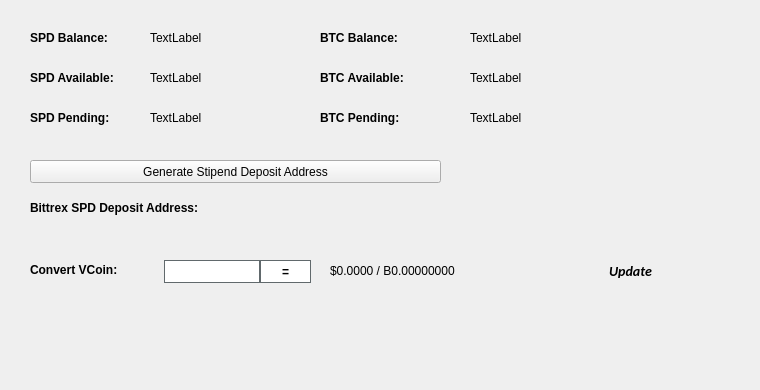
   <widget class="QWidget" name="BalanceTab">
    <attribute name="title">
     <string>Balance</string>
    </attribute>
    <widget class="QLabel" name="BitcoinBalanceLabel">
     <property name="geometry">
      <rect>
       <x>470</x>
       <y>30</y>
       <width>150</width>
       <height>16</height>
      </rect>
     </property>
     <property name="text">
      <string>TextLabel</string>
     </property>
    </widget>
    <widget class="QLabel" name="SPDBalanceLabel">
     <property name="geometry">
      <rect>
       <x>150</x>
       <y>30</y>
       <width>150</width>
       <height>16</height>
      </rect>
     </property>
     <property name="text">
      <string>TextLabel</string>
     </property>
    </widget>
    <widget class="QLabel" name="label_11">
     <property name="geometry">
      <rect>
       <x>30</x>
       <y>30</y>
       <width>101</width>
       <height>16</height>
      </rect>
     </property>
     <property name="font">
      <font>
       <weight>75</weight>
       <bold>true</bold>
      </font>
     </property>
     <property name="text">
      <string>SPD Balance:</string>
     </property>
    </widget>
    <widget class="QLabel" name="label_12">
     <property name="geometry">
      <rect>
       <x>320</x>
       <y>30</y>
       <width>101</width>
       <height>16</height>
      </rect>
     </property>
     <property name="font">
      <font>
       <weight>75</weight>
       <bold>true</bold>
      </font>
     </property>
     <property name="text">
      <string>BTC Balance:</string>
     </property>
    </widget>
    <widget class="QLabel" name="SPDAvailableLabel_2">
     <property name="geometry">
      <rect>
       <x>150</x>
       <y>70</y>
       <width>150</width>
       <height>16</height>
      </rect>
     </property>
     <property name="text">
      <string>TextLabel</string>
     </property>
    </widget>
    <widget class="QLabel" name="label_13">
     <property name="geometry">
      <rect>
       <x>30</x>
       <y>70</y>
       <width>111</width>
       <height>16</height>
      </rect>
     </property>
     <property name="font">
      <font>
       <weight>75</weight>
       <bold>true</bold>
      </font>
     </property>
     <property name="text">
      <string>SPD Available:</string>
     </property>
    </widget>
    <widget class="QLabel" name="label_14">
     <property name="geometry">
      <rect>
       <x>30</x>
       <y>110</y>
       <width>101</width>
       <height>16</height>
      </rect>
     </property>
     <property name="font">
      <font>
       <weight>75</weight>
       <bold>true</bold>
      </font>
     </property>
     <property name="text">
      <string>SPD Pending:</string>
     </property>
    </widget>
    <widget class="QLabel" name="SPDPendingLabel">
     <property name="geometry">
      <rect>
       <x>150</x>
       <y>110</y>
       <width>150</width>
       <height>16</height>
      </rect>
     </property>
     <property name="text">
      <string>TextLabel</string>
     </property>
    </widget>
    <widget class="QLabel" name="label_15">
     <property name="geometry">
      <rect>
       <x>320</x>
       <y>70</y>
       <width>111</width>
       <height>16</height>
      </rect>
     </property>
     <property name="font">
      <font>
       <weight>75</weight>
       <bold>true</bold>
      </font>
     </property>
     <property name="text">
      <string>BTC Available:</string>
     </property>
    </widget>
    <widget class="QLabel" name="BitcoinAvailableLabel">
     <property name="geometry">
      <rect>
       <x>470</x>
       <y>70</y>
       <width>150</width>
       <height>16</height>
      </rect>
     </property>
     <property name="text">
      <string>TextLabel</string>
     </property>
    </widget>
    <widget class="QLabel" name="label_31">
     <property name="geometry">
      <rect>
       <x>320</x>
       <y>110</y>
       <width>111</width>
       <height>16</height>
      </rect>
     </property>
     <property name="font">
      <font>
       <weight>75</weight>
       <bold>true</bold>
      </font>
     </property>
     <property name="text">
      <string>BTC Pending:</string>
     </property>
    </widget>
    <widget class="QLabel" name="BitcoinPendingLabel">
     <property name="geometry">
      <rect>
       <x>470</x>
       <y>110</y>
       <width>150</width>
       <height>16</height>
      </rect>
     </property>
     <property name="text">
      <string>TextLabel</string>
     </property>
    </widget>
    <widget class="QLabel" name="label_33">
     <property name="geometry">
      <rect>
       <x>30</x>
       <y>200</y>
       <width>221</width>
       <height>16</height>
      </rect>
     </property>
     <property name="font">
      <font>
       <weight>75</weight>
       <bold>true</bold>
      </font>
     </property>
     <property name="text">
      <string>Bittrex SPD Deposit Address:</string>
     </property>
    </widget>
    <widget class="QPushButton" name="GenDepositBTN">
     <property name="geometry">
      <rect>
       <x>30</x>
       <y>160</y>
       <width>411</width>
       <height>23</height>
      </rect>
     </property>
     <property name="text">
      <string>Generate Stipend Deposit Address</string>
     </property>
     <property name="icon">
      <iconset resource="../stipend.qrc">
       <normaloff>:/icons/bitcoin</normaloff>:/icons/bitcoin</iconset>
     </property>
    </widget>
    <widget class="QLabel" name="DepositAddressLabel">
     <property name="geometry">
      <rect>
       <x>200</x>
       <y>200</y>
       <width>261</width>
       <height>16</height>
      </rect>
     </property>
     <property name="palette">
      <palette>
       <active>
        <colorrole role="WindowText">
         <brush brushstyle="SolidPattern">
          <color alpha="255">
           <red>0</red>
           <green>0</green>
           <blue>0</blue>
          </color>
         </brush>
        </colorrole>
        <colorrole role="Text">
         <brush brushstyle="SolidPattern">
          <color alpha="255">
           <red>0</red>
           <green>0</green>
           <blue>255</blue>
          </color>
         </brush>
        </colorrole>
       </active>
       <inactive>
        <colorrole role="WindowText">
         <brush brushstyle="SolidPattern">
          <color alpha="255">
           <red>0</red>
           <green>0</green>
           <blue>0</blue>
          </color>
         </brush>
        </colorrole>
        <colorrole role="Text">
         <brush brushstyle="SolidPattern">
          <color alpha="255">
           <red>0</red>
           <green>0</green>
           <blue>255</blue>
          </color>
         </brush>
        </colorrole>
       </inactive>
       <disabled>
        <colorrole role="WindowText">
         <brush brushstyle="SolidPattern">
          <color alpha="255">
           <red>120</red>
           <green>120</green>
           <blue>120</blue>
          </color>
         </brush>
        </colorrole>
        <colorrole role="Text">
         <brush brushstyle="SolidPattern">
          <color alpha="255">
           <red>120</red>
           <green>120</green>
           <blue>120</blue>
          </color>
         </brush>
        </colorrole>
       </disabled>
      </palette>
     </property>
     <property name="font">
      <font>
       <weight>75</weight>
       <bold>true</bold>
      </font>
     </property>
     <property name="text">
      <string/>
     </property>
     <property name="alignment">
      <set>Qt::AlignRight|Qt::AlignTrailing|Qt::AlignVCenter</set>
     </property>
     <property name="textInteractionFlags">
      <set>Qt::LinksAccessibleByMouse|Qt::TextSelectableByKeyboard|Qt::TextSelectableByMouse</set>
     </property>
    </widget>
    <widget class="QLabel" name="label_8">
     <property name="geometry">
      <rect>
       <x>460</x>
       <y>300</y>
       <width>281</width>
       <height>81</height>
      </rect>
     </property>
     <property name="text">
      <string/>
     </property>
     <property name="pixmap">
      <pixmap>:/images/bittrex</pixmap>
     </property>
    </widget>
    <widget class="QWidget" name="widgetConversion" native="true">
     <property name="geometry">
      <rect>
       <x>0</x>
       <y>250</y>
       <width>751</width>
       <height>43</height>
      </rect>
     </property>
     <property name="minimumSize">
      <size>
       <width>0</width>
       <height>43</height>
      </size>
     </property>
     <property name="styleSheet">
      <string notr="true"/>
     </property>
     <widget class="QPushButton" name="btnUpdateMarketData">
      <property name="geometry">
       <rect>
        <x>575</x>
        <y>0</y>
        <width>111</width>
        <height>41</height>
       </rect>
      </property>
      <property name="sizePolicy">
       <sizepolicy hsizetype="Expanding" vsizetype="Expanding">
        <horstretch>0</horstretch>
        <verstretch>0</verstretch>
       </sizepolicy>
      </property>
      <property name="font">
       <font>
        <family>calibri</family>
        <pointsize>-1</pointsize>
        <weight>75</weight>
        <italic>true</italic>
        <bold>true</bold>
       </font>
      </property>
      <property name="styleSheet">
       <string notr="true">margin:0px;text-align:center;padding:2px;border-radius:3px;font-style:italic;width:100px;font-size:14px;font-family:calibri;font-weight:600;</string>
      </property>
      <property name="text">
       <string>Update</string>
      </property>
      <property name="iconSize">
       <size>
        <width>150</width>
        <height>35</height>
       </size>
      </property>
      <property name="autoDefault">
       <bool>true</bool>
      </property>
      <property name="default">
       <bool>true</bool>
      </property>
     </widget>
     <widget class="QLabel" name="lblConvertVCoin">
      <property name="geometry">
       <rect>
        <x>30</x>
        <y>10</y>
        <width>131</width>
        <height>20</height>
       </rect>
      </property>
      <property name="styleSheet">
       <string notr="true"/>
      </property>
      <property name="text">
       <string>&lt;html&gt;&lt;head/&gt;&lt;body&gt;&lt;p&gt;&lt;span style=&quot; font-weight:600;&quot;&gt;Convert VCoin:&lt;/span&gt;&lt;/p&gt;&lt;/body&gt;&lt;/html&gt;</string>
      </property>
     </widget>
     <widget class="QLineEdit" name="txtConvertVCoinQty">
      <property name="geometry">
       <rect>
        <x>160</x>
        <y>10</y>
        <width>100</width>
        <height>23</height>
       </rect>
      </property>
      <property name="minimumSize">
       <size>
        <width>100</width>
        <height>23</height>
       </size>
      </property>
      <property name="maximumSize">
       <size>
        <width>100</width>
        <height>16777215</height>
       </size>
      </property>
      <property name="styleSheet">
       <string notr="true">border: 1px solid #61696c;margin-left:4px;</string>
      </property>
     </widget>
     <widget class="QPushButton" name="btnConvertStipend">
      <property name="geometry">
       <rect>
        <x>260</x>
        <y>10</y>
        <width>51</width>
        <height>23</height>
       </rect>
      </property>
      <property name="minimumSize">
       <size>
        <width>0</width>
        <height>23</height>
       </size>
      </property>
      <property name="styleSheet">
       <string notr="true">border:1px solid #61696c;background:white;font-weight:600;</string>
      </property>
      <property name="text">
       <string>=</string>
      </property>
     </widget>
     <widget class="QLabel" name="lblConvertVCoinResults">
      <property name="geometry">
       <rect>
        <x>330</x>
        <y>0</y>
        <width>201</width>
        <height>41</height>
       </rect>
      </property>
      <property name="styleSheet">
       <string notr="true"/>
      </property>
      <property name="text">
       <string>$0.0000 / B0.00000000</string>
      </property>
     </widget>
     <widget class="QLabel" name="iconOverviewUpdateWait">
      <property name="geometry">
       <rect>
        <x>670</x>
        <y>10</y>
        <width>24</width>
        <height>24</height>
       </rect>
      </property>
      <property name="text">
       <string/>
      </property>
      <property name="pixmap">
       <pixmap resource="../stipend.qrc">:/icons/transaction_1</pixmap>
      </property>
      <property name="scaledContents">
       <bool>true</bool>
      </property>
      <property name="alignment">
       <set>Qt::AlignCenter</set>
      </property>
     </widget>
    </widget>
   </widget>
